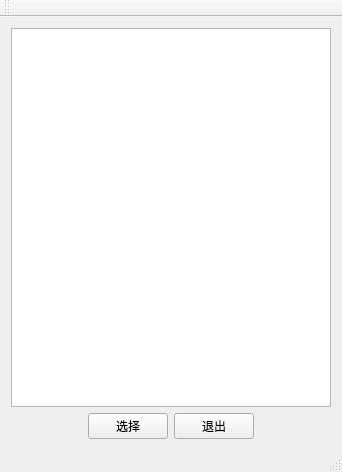
<?xml version="1.0" encoding="UTF-8"?>
<ui version="4.0">
 <class>MyListWidget</class>
 <widget class="QMainWindow" name="MyListWidget">
  <property name="geometry">
   <rect>
    <x>0</x>
    <y>0</y>
    <width>342</width>
    <height>472</height>
   </rect>
  </property>
  <property name="windowTitle">
   <string>MyListWidget</string>
  </property>
  <widget class="QWidget" name="centralWidget">
   <layout class="QGridLayout" name="gridLayout">
    <item row="0" column="0">
     <layout class="QVBoxLayout" name="verticalLayout">
      <item>
       <widget class="QListWidget" name="listWidget"/>
      </item>
      <item>
       <layout class="QHBoxLayout" name="horizontalLayout">
        <item>
         <spacer name="horizontalSpacer_2">
          <property name="orientation">
           <enum>Qt::Horizontal</enum>
          </property>
          <property name="sizeHint" stdset="0">
           <size>
            <width>40</width>
            <height>20</height>
           </size>
          </property>
         </spacer>
        </item>
        <item>
         <widget class="QPushButton" name="pushButton_1">
          <property name="text">
           <string>选择</string>
          </property>
         </widget>
        </item>
        <item>
         <widget class="QPushButton" name="pushButton_2">
          <property name="text">
           <string>退出</string>
          </property>
         </widget>
        </item>
        <item>
         <spacer name="horizontalSpacer_1">
          <property name="orientation">
           <enum>Qt::Horizontal</enum>
          </property>
          <property name="sizeHint" stdset="0">
           <size>
            <width>40</width>
            <height>20</height>
           </size>
          </property>
         </spacer>
        </item>
       </layout>
      </item>
     </layout>
    </item>
   </layout>
  </widget>
  <widget class="QMenuBar" name="menuBar">
   <property name="geometry">
    <rect>
     <x>0</x>
     <y>0</y>
     <width>342</width>
     <height>26</height>
    </rect>
   </property>
  </widget>
  <widget class="QToolBar" name="mainToolBar">
   <attribute name="toolBarArea">
    <enum>TopToolBarArea</enum>
   </attribute>
   <attribute name="toolBarBreak">
    <bool>false</bool>
   </attribute>
  </widget>
  <widget class="QStatusBar" name="statusBar"/>
 </widget>
 <layoutdefault spacing="6" margin="11"/>
 <resources/>
 <connections/>
</ui>
